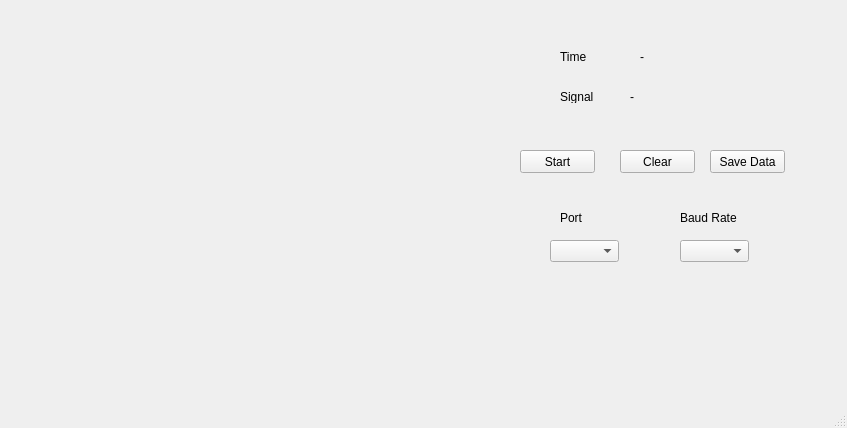
<?xml version="1.0" encoding="UTF-8"?>
<ui version="4.0">
 <class>MainWindow</class>
 <widget class="QMainWindow" name="MainWindow">
  <property name="geometry">
   <rect>
    <x>0</x>
    <y>0</y>
    <width>847</width>
    <height>428</height>
   </rect>
  </property>
  <property name="windowTitle">
   <string>MainWindow</string>
  </property>
  <widget class="QWidget" name="centralwidget">
   <widget class="QCustomPlot" name="plotWidget" native="true">
    <property name="geometry">
     <rect>
      <x>80</x>
      <y>50</y>
      <width>421</width>
      <height>251</height>
     </rect>
    </property>
   </widget>
   <widget class="QPushButton" name="btn_getData">
    <property name="geometry">
     <rect>
      <x>520</x>
      <y>150</y>
      <width>75</width>
      <height>23</height>
     </rect>
    </property>
    <property name="text">
     <string>Start</string>
    </property>
    <property name="checkable">
     <bool>true</bool>
    </property>
   </widget>
   <widget class="QPushButton" name="btn_clear">
    <property name="geometry">
     <rect>
      <x>620</x>
      <y>150</y>
      <width>75</width>
      <height>23</height>
     </rect>
    </property>
    <property name="text">
     <string>Clear</string>
    </property>
   </widget>
   <widget class="QPushButton" name="btn_saveData">
    <property name="geometry">
     <rect>
      <x>710</x>
      <y>150</y>
      <width>75</width>
      <height>23</height>
     </rect>
    </property>
    <property name="text">
     <string>Save Data</string>
    </property>
   </widget>
   <widget class="QComboBox" name="cbox_ports">
    <property name="geometry">
     <rect>
      <x>550</x>
      <y>240</y>
      <width>69</width>
      <height>22</height>
     </rect>
    </property>
   </widget>
   <widget class="QComboBox" name="cbox_baud">
    <property name="geometry">
     <rect>
      <x>680</x>
      <y>240</y>
      <width>69</width>
      <height>22</height>
     </rect>
    </property>
   </widget>
   <widget class="QLabel" name="label">
    <property name="geometry">
     <rect>
      <x>560</x>
      <y>210</y>
      <width>61</width>
      <height>16</height>
     </rect>
    </property>
    <property name="text">
     <string>Port</string>
    </property>
   </widget>
   <widget class="QLabel" name="label_2">
    <property name="geometry">
     <rect>
      <x>680</x>
      <y>210</y>
      <width>61</width>
      <height>16</height>
     </rect>
    </property>
    <property name="text">
     <string>Baud Rate</string>
    </property>
   </widget>
   <widget class="QLabel" name="label_3">
    <property name="geometry">
     <rect>
      <x>560</x>
      <y>50</y>
      <width>47</width>
      <height>13</height>
     </rect>
    </property>
    <property name="text">
     <string>Time</string>
    </property>
   </widget>
   <widget class="QLabel" name="label_4">
    <property name="geometry">
     <rect>
      <x>560</x>
      <y>90</y>
      <width>47</width>
      <height>13</height>
     </rect>
    </property>
    <property name="text">
     <string>Signal</string>
    </property>
   </widget>
   <widget class="QLabel" name="timeLabel">
    <property name="geometry">
     <rect>
      <x>640</x>
      <y>50</y>
      <width>47</width>
      <height>13</height>
     </rect>
    </property>
    <property name="text">
     <string>-</string>
    </property>
   </widget>
   <widget class="QLabel" name="signalLabel">
    <property name="geometry">
     <rect>
      <x>630</x>
      <y>90</y>
      <width>47</width>
      <height>13</height>
     </rect>
    </property>
    <property name="text">
     <string>-</string>
    </property>
   </widget>
  </widget>
  <widget class="QMenuBar" name="menubar">
   <property name="geometry">
    <rect>
     <x>0</x>
     <y>0</y>
     <width>847</width>
     <height>21</height>
    </rect>
   </property>
  </widget>
  <widget class="QStatusBar" name="statusbar"/>
 </widget>
 <customwidgets>
  <customwidget>
   <class>QCustomPlot</class>
   <extends>QWidget</extends>
   <header>qcustomplot.h</header>
   <container>1</container>
  </customwidget>
 </customwidgets>
 <resources/>
 <connections/>
</ui>
